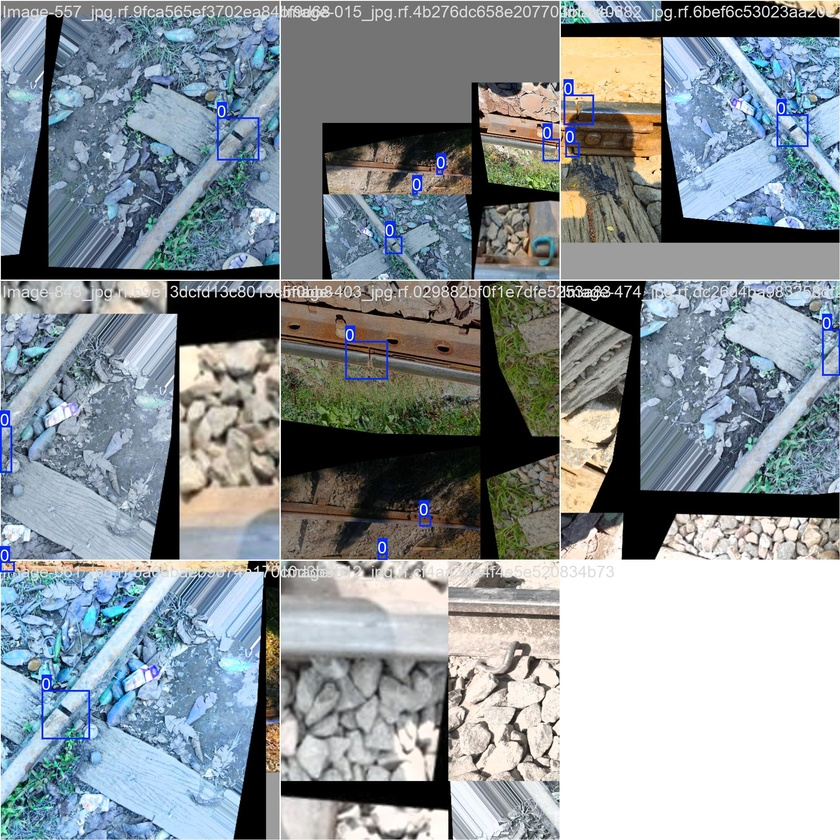
#> input picture models/railway_crack_detector/train_batch0.jpg, 840 x 840 px, shrunk from 1920 x 1920 before the run
$ python -i inspection_reliability.py   (imports and definitions only)   (older library calls are emulated)
#> lines starting #> are read from the running program, lines starting #| are printed output that depends on the picture
### algorithms/image_quality.py
"""
Image Quality Assessment Module for Railway Track Health Assessment System.
Evaluates sharpness, brightness, contrast, and noise levels.
"""

import cv2
import numpy as np
from PIL import Image
from pathlib import Path

class ImageQualityAssessor:
    """
    Computes objective, measurable image quality metrics and normalized scores (0-100).
    Note: These quality scores are heuristic engineering metrics tailored for track inspection analysis
    and do not represent a universal industry standard.
    """

    def __init__(self,
                 ideal_brightness: float = 128.0,
                 ideal_contrast_std: float = 55.0,
                 sharpness_target_var: float = 250.0):
#> in calibrate, img is the input picture: shape (840, 840, 3); mean B, G, R 151.9, 146.6, 138.1
        self.ideal_brightness = ideal_brightness
        self.ideal_contrast_std = ideal_contrast_std
        self.sharpness_target_var = sharpness_target_var

    def evaluate(self, image_input) -> dict:
        """
        Evaluates input image and computes raw metrics, normalized 0-100 scores, and overall status.

        Args:
            image_input (str | Path | Image.Image | np.ndarray): Input image.

        Returns:
            dict: Quality metrics, normalized scores, overall score, and quality status.
        """
        # Load / convert image to BGR numpy array
        if isinstance(image_input, (str, Path)):
            img = cv2.imread(str(image_input))
            if img is None:
                raise ValueError(f"Could not read image from {image_input}")
        elif isinstance(image_input, Image.Image):
            img_rgb = np.array(image_input.convert("RGB"))
            img = cv2.cvtColor(img_rgb, cv2.COLOR_RGB2BGR)
        elif isinstance(image_input, np.ndarray):
            img = image_input
        else:
            raise TypeError("Input image must be a file path, PIL Image, or numpy array.")

        gray = cv2.cvtColor(img, cv2.COLOR_BGR2GRAY)
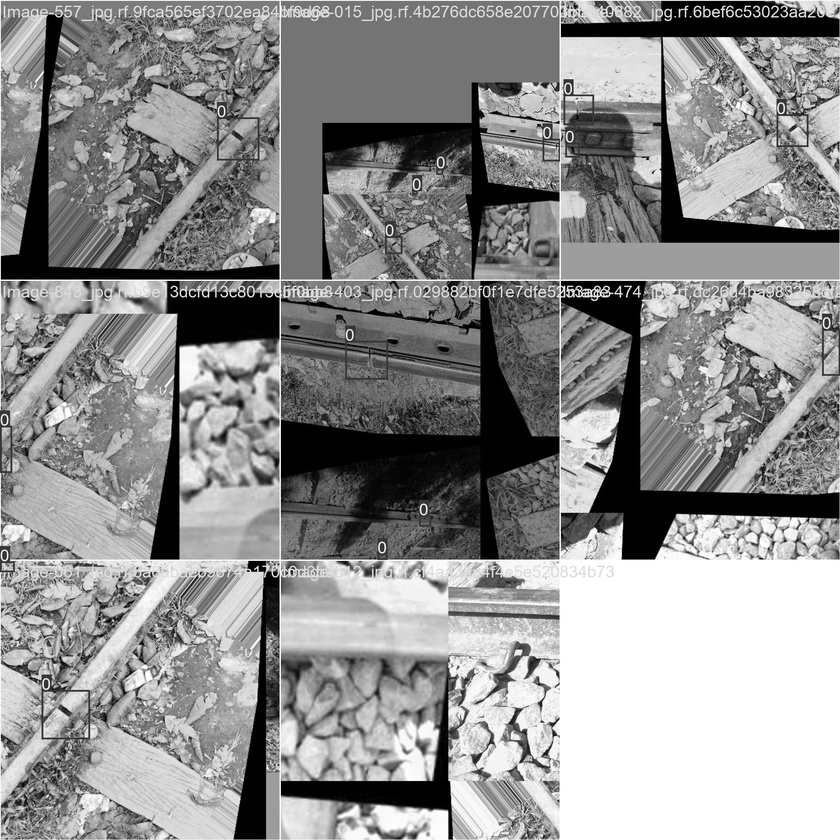
#> gray: shape (840, 840); min 0, max 255, mean 144.7

        # 1. Sharpness / Blur via Laplacian Variance
        lap_var = float(cv2.Laplacian(gray, cv2.CV_64F).var())
#> lap_var = 3445.8
        sharpness_score = float(np.clip((lap_var / self.sharpness_target_var) * 100.0, 0.0, 100.0))
#> sharpness_score = 100

        # 2. Brightness via Grayscale Mean
        brightness_mean = float(np.mean(gray))
#> brightness_mean = 144.7
        brightness_dev = abs(brightness_mean - self.ideal_brightness)
#> brightness_dev = 16.69
        brightness_score = float(np.clip(100.0 - (brightness_dev / 128.0) * 100.0, 0.0, 100.0))
#> brightness_score = 86.96

        # 3. Contrast via Grayscale Standard Deviation
        contrast_std = float(np.std(gray))
#> contrast_std = 76.17
        contrast_score = float(np.clip((contrast_std / self.ideal_contrast_std) * 100.0, 0.0, 100.0))
#> contrast_score = 100

        # 4. Noise Estimation via High-Frequency Residual Standard Deviation
        blurred = cv2.medianBlur(gray, 3)
        noise_diff = gray.astype(np.float64) - blurred.astype(np.float64)
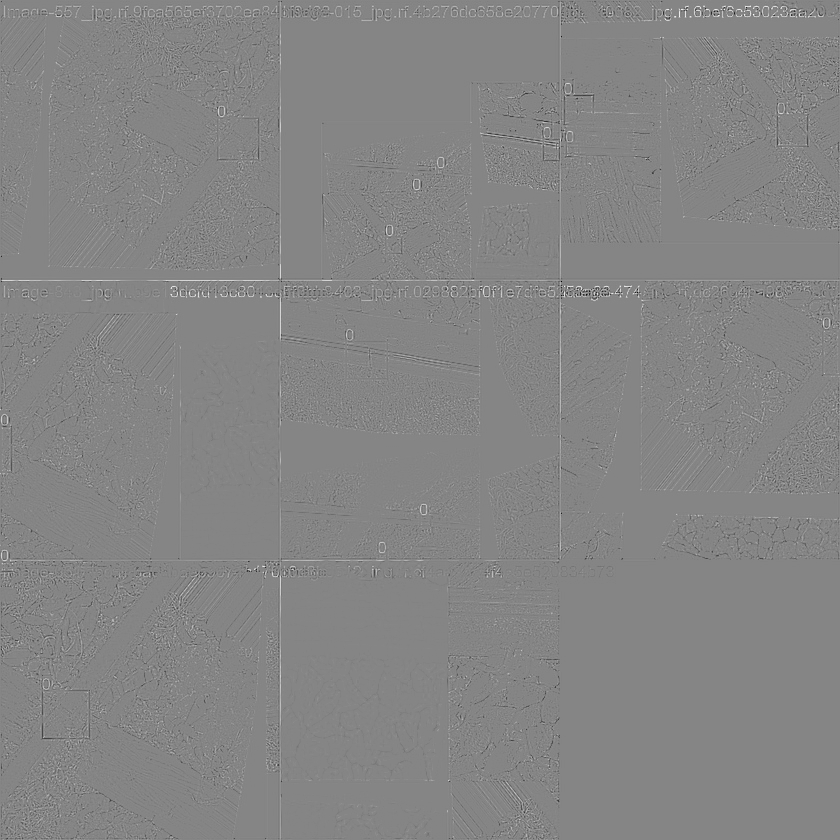
#> noise_diff: shape (840, 840) float64; min -223, max 204, mean -0.1; drawn with min black and max white
        noise_std = float(np.std(noise_diff))
#> noise_std = 13.63
        noise_score = float(np.clip(100.0 - (noise_std / 15.0) * 100.0, 0.0, 100.0))
#> noise_score = 9.16

        # Overall Score: Weighted average of individual metric scores
        # Sharpness: 35%, Contrast: 30%, Brightness: 20%, Noise: 15%
        overall_score = float(
            0.35 * sharpness_score +
            0.30 * contrast_score +
            0.20 * brightness_score +
            0.15 * noise_score
        )
#> overall_score = 83.77
        overall_score = round(overall_score, 2)

        # Quality Status Classification
        if overall_score >= 75.0:
            status = "GOOD"
        elif overall_score >= 50.0:
            status = "ACCEPTABLE"
        else:
            status = "POOR"

        return {
            "raw_metrics": {
                "sharpness_laplacian_var": round(lap_var, 2),
                "brightness_mean": round(brightness_mean, 2),
                "contrast_std": round(contrast_std, 2),
                "noise_std": round(noise_std, 2)
            },
            "scores": {
                "sharpness_score": round(sharpness_score, 2),
                "brightness_score": round(brightness_score, 2),
                "contrast_score": round(contrast_score, 2),
                "noise_score": round(noise_score, 2)
            },
            "overall_score": overall_score,
            "quality_status": status
        }

### algorithms/inspection_reliability.py
"""
Adaptive Self-Calibration and Inspection Reliability Module.
Provides dynamic enhancement parameter selection, detection stability assessment,
and objective Inspection Reliability scoring for railway track defect inspection.
"""

import cv2
import numpy as np
from pathlib import Path
from typing import Dict, Any, List, Tuple, Union, Optional
from PIL import Image

from .image_quality import ImageQualityAssessor
from .image_enhancement import ImageEnhancer


# [18 lines left out: function compute_bbox_iou, not called in this run]


class AdaptiveCalibrator:
    """
    Adaptive Self-Calibration Engine:
    Dynamically computes image enhancement parameters based on continuous quality deficits
    and validates detection stability across raw and calibrated frames.
    """

    def __init__(self,
                 quality_assessor: Optional[ImageQualityAssessor] = None,
                 enhancer: Optional[ImageEnhancer] = None):
        self.assessor = quality_assessor if quality_assessor is not None else ImageQualityAssessor()
        self.enhancer = enhancer if enhancer is not None else ImageEnhancer()

    def calibrate(self, image_input, detector=None) -> dict:
        """
        Applies dynamic, continuous quality-guided enhancements and verifies detection stability.

        Args:
            image_input (str | Path | Image.Image | np.ndarray): Input image.
            detector (TrackDetector, optional): Detector instance to measure detection stability.

        Returns:
            dict: Structured calibration results including before/after metrics, operations applied,
                  stability score, and calibrated image array.
        """
        # Load image array
        if isinstance(image_input, (str, Path)):
            img = cv2.imread(str(image_input))
            if img is None:
                raise ValueError(f"Could not read image from {image_input}")
        elif isinstance(image_input, Image.Image):
            img_rgb = np.array(image_input.convert("RGB"))
            img = cv2.cvtColor(img_rgb, cv2.COLOR_RGB2BGR)
        elif isinstance(image_input, np.ndarray):
            img = image_input.copy()
        else:
            raise TypeError("Input image must be a file path, PIL Image, or numpy array.")

        # 1. Initial Quality Assessment
        initial_eval = self.assessor.evaluate(img)
#> initial_eval = 4 items
        scores = initial_eval["scores"]
#> scores = {'sharpness_score': 100, 'brightness_score': 86.96, 'contrast_score': 100, 'noise_score': 9.16}
        raw_metrics = initial_eval["raw_metrics"]
#> raw_metrics = {'sharpness_laplacian_var': 3445.8, 'brightness_mean': 144.7, 'contrast_std': 76.17, 'noise_std': 13.63}

        current_img = img.copy()
        operations_applied = []

        # 2. Dynamic, Continuous Parameter Selection

        # Dynamic Brightness Correction
        if scores["brightness_score"] < 70.0:
            target_mean = 128.0
            current_img = self.enhancer.adjust_brightness_contrast(current_img, target_mean=target_mean)
            operations_applied.append(f"Adaptive Brightness Correction (mean={raw_metrics['brightness_mean']}->{target_mean})")

        # Dynamic Contrast Enhancement (CLAHE)
        if scores["contrast_score"] < 70.0:
            contrast_deficit = 70.0 - scores["contrast_score"]
            clip_limit = float(np.clip(1.5 + (contrast_deficit / 25.0), 1.2, 3.5))
            current_img = self.enhancer.apply_clahe(current_img, clip_limit=clip_limit)
            operations_applied.append(f"Adaptive CLAHE (clip_limit={round(clip_limit, 2)})")

        # Dynamic Denoising
        if scores["noise_score"] < 65.0:
            d_param = 5 if scores["noise_score"] > 45.0 else 7
#> d_param = 7
            sigma_color = float(np.clip(35.0 + (65.0 - scores["noise_score"]) * 1.2, 35.0, 80.0))
#> sigma_color = 80
            current_img = cv2.bilateralFilter(current_img, d=d_param, sigmaColor=sigma_color, sigmaSpace=sigma_color)
            operations_applied.append(f"Adaptive Denoising (d={d_param}, sigma={round(sigma_color, 1)})")

        # Adaptive Noise-Inhibited Sharpening
        # Only sharpen if sharpness score < 70 AND noise level is low (noise_score >= 50) to prevent FP explosion
        if scores["sharpness_score"] < 70.0 and scores["noise_score"] >= 50.0:
            sharpen_amount = float(np.clip(0.3 + (70.0 - scores["sharpness_score"]) / 100.0, 0.2, 0.7))
            current_img = self.enhancer.apply_sharpening(current_img, amount=sharpen_amount)
            operations_applied.append(f"Adaptive Sharpening (amount={round(sharpen_amount, 2)})")

        if not operations_applied:
            operations_applied.append("None (Quality Optimal)")

        # 3. Post-Calibration Quality Assessment
        final_eval = self.assessor.evaluate(current_img)
#> final_eval = 4 items

        # 4. Measure Detection Stability if detector is available
        stability_score = 1.0
        if detector is not None:
            raw_dets = detector.detect(img)["detections"]
            cal_dets = detector.detect(current_img)["detections"]
            stability_score = self.compute_detection_stability(raw_dets, cal_dets)

        # Check if overall score improved
        improved = final_eval["overall_score"] > initial_eval["overall_score"]
#> improved = True

        # Revert if score degraded or if calibration severely destabilized detections (stability < 0.2)
        if not improved or (detector is not None and stability_score < 0.2):
            final_calibrated_img = img
            final_eval = initial_eval
            operations_applied.append("Reverted to Original (Score/Stability Insufficient)")
            improved = False
        else:
            final_calibrated_img = current_img

        return {
            "original_metrics": initial_eval["raw_metrics"],
            "original_scores": initial_eval["scores"],
            "overall_quality_before": initial_eval["overall_score"],
            "quality_status_before": initial_eval["quality_status"],
            "calibrated_metrics": final_eval["raw_metrics"],
            "calibrated_scores": final_eval["scores"],
            "overall_quality_after": final_eval["overall_score"],
            "quality_status_after": final_eval["quality_status"],
            "operations_applied": operations_applied,
            "improved": improved,
            "stability_score": round(stability_score, 4),
            "calibrated_image": final_calibrated_img
        }

    # [23 lines left out: function compute_detection_stability, not called in this run]


class InspectionReliabilityEvaluator:
    """
    Computes an objective Inspection Reliability Score (0 to 100) combining:
    - Image quality measurements (sharpness, contrast, brightness, noise)
    - Quality gain from calibration (delta Q)
    - Detection stability (IoU consistency)
    - Detection confidence (mean prediction confidence)
    - Degradation severity penalty
    """

    # [91 lines left out: functions __init__, evaluate_reliability, not called in this run]

>>> result = AdaptiveCalibrator().calibrate('../models/railway_crack_detector/train_batch0.jpg')
#> result = 12 items

$ run again, on models/railway_crack_detector/train_batch1.jpg
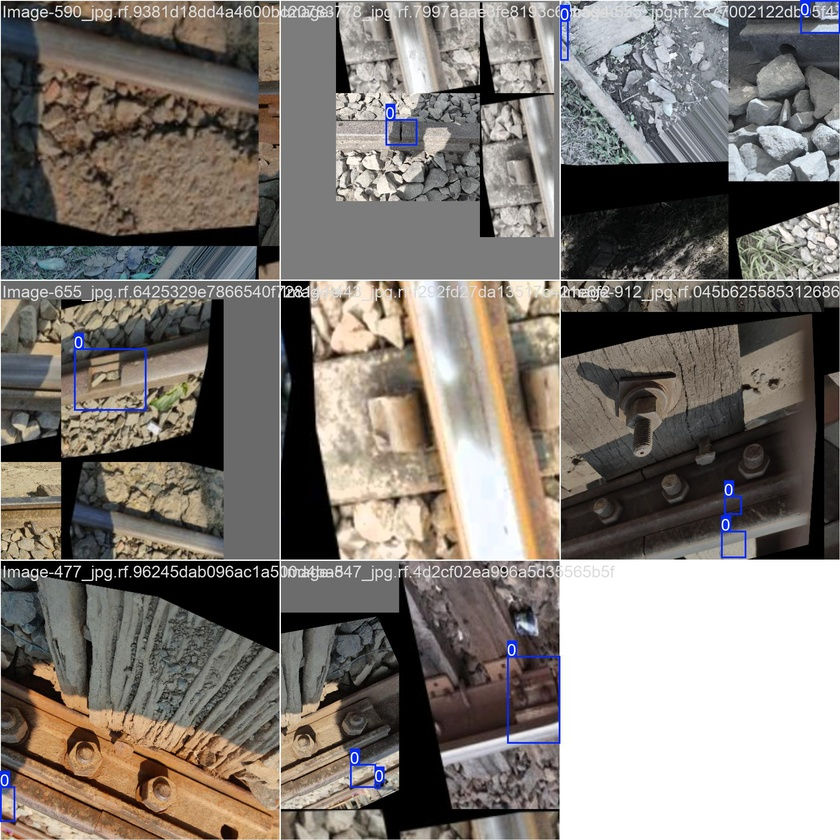
#> input picture models/railway_crack_detector/train_batch1.jpg, 840 x 840 px, shrunk from 1920 x 1920 before the run
#> in calibrate, img is the input picture: shape (840, 840, 3); mean B, G, R 114.4, 120.5, 126.7
#> in evaluate, `gray = cv2.cvtColor(img, cv2.COLOR_BGR2GRAY)`:
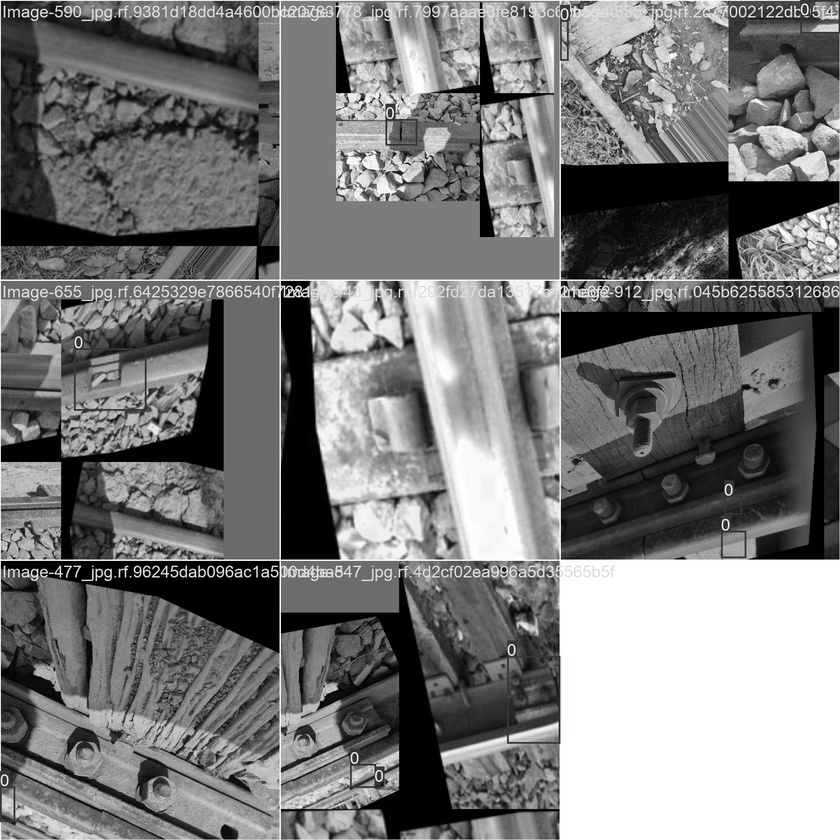
#> gray: shape (840, 840); min 0, max 255, mean 121.7
#> lap_var = 2343.6
#> sharpness_score = 100
#> brightness_mean = 121.7
#> brightness_dev = 6.34
#> brightness_score = 95.05
#> contrast_std = 77.43
#> contrast_score = 100
#> noise_std = 11.17
#> noise_score = 25.51
#> overall_score = 87.84
#> initial_eval = 4 items
#> scores = {'sharpness_score': 100, 'brightness_score': 95.05, 'contrast_score': 100, 'noise_score': 25.51}
#> raw_metrics = {'sharpness_laplacian_var': 2343.6, 'brightness_mean': 121.7, 'contrast_std': 77.43, 'noise_std': 11.17}
#> d_param = 7
#> sigma_color = 80
#> final_eval = 4 items
#> improved = True
#> result = 12 items

$ run again, on models/railway_crack_detector/train_batch2.jpg
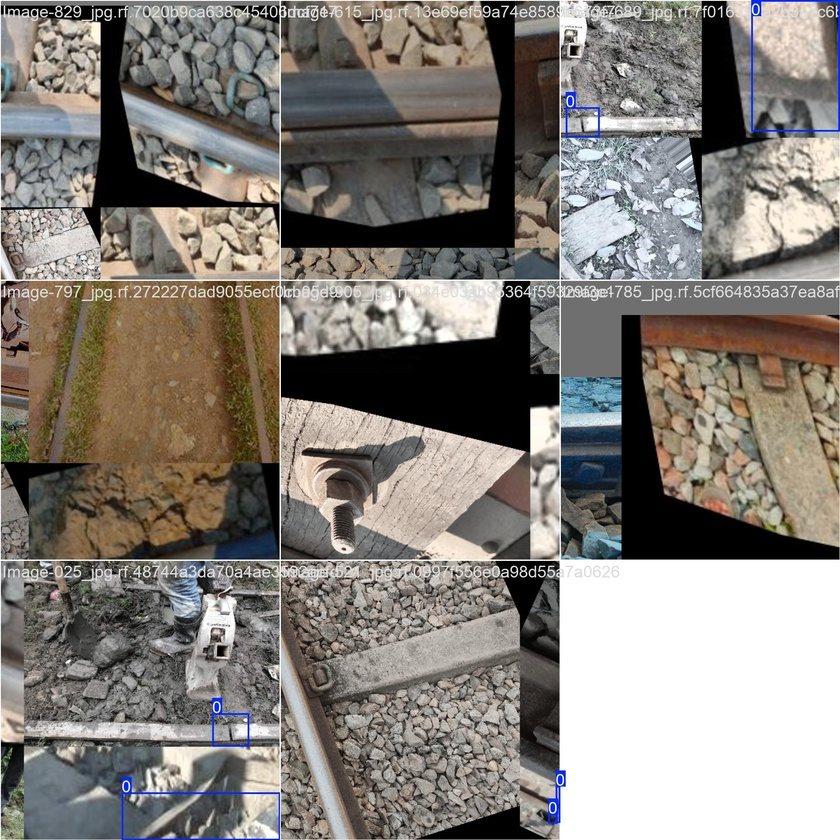
#> input picture models/railway_crack_detector/train_batch2.jpg, 840 x 840 px, shrunk from 1920 x 1920 before the run
#> in calibrate, img is the input picture: shape (840, 840, 3); mean B, G, R 121.5, 127.6, 132.6
#> in evaluate, `gray = cv2.cvtColor(img, cv2.COLOR_BGR2GRAY)`:
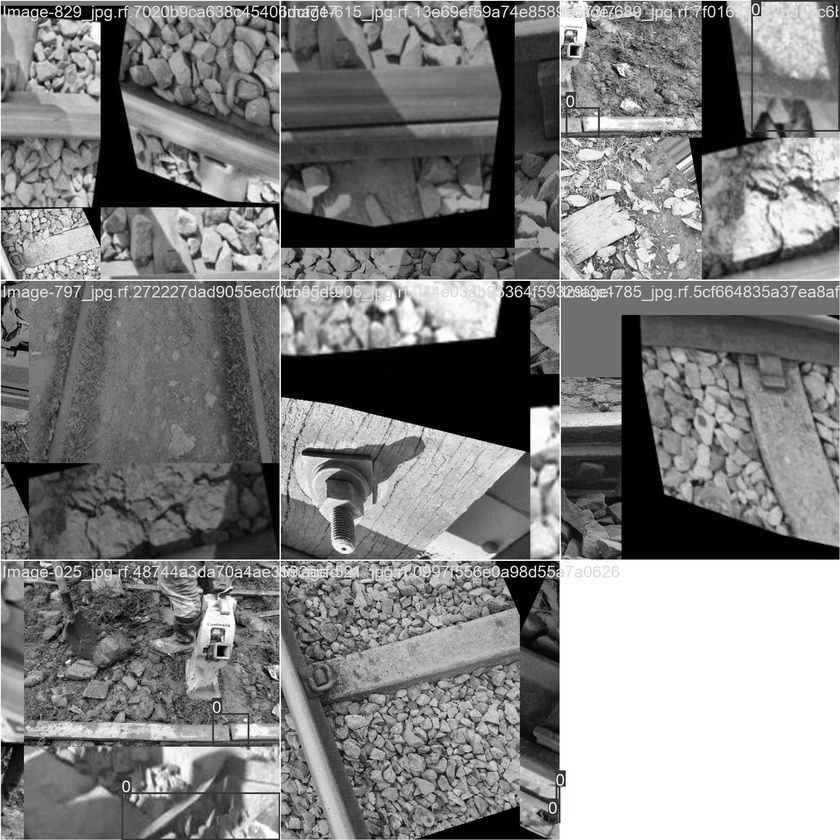
#> gray: shape (840, 840); min 0, max 255, mean 128.4
#> lap_var = 2526.4
#> sharpness_score = 100
#> brightness_mean = 128.4
#> brightness_dev = 0.426
#> brightness_score = 99.67
#> contrast_std = 75.45
#> contrast_score = 100
#> noise_std = 11.91
#> noise_score = 20.57
#> overall_score = 88.02
#> initial_eval = 4 items
#> scores = {'sharpness_score': 100, 'brightness_score': 99.67, 'contrast_score': 100, 'noise_score': 20.57}
#> raw_metrics = {'sharpness_laplacian_var': 2526.4, 'brightness_mean': 128.4, 'contrast_std': 75.45, 'noise_std': 11.91}
#> d_param = 7
#> sigma_color = 80
#> final_eval = 4 items
#> improved = True
#> result = 12 items
